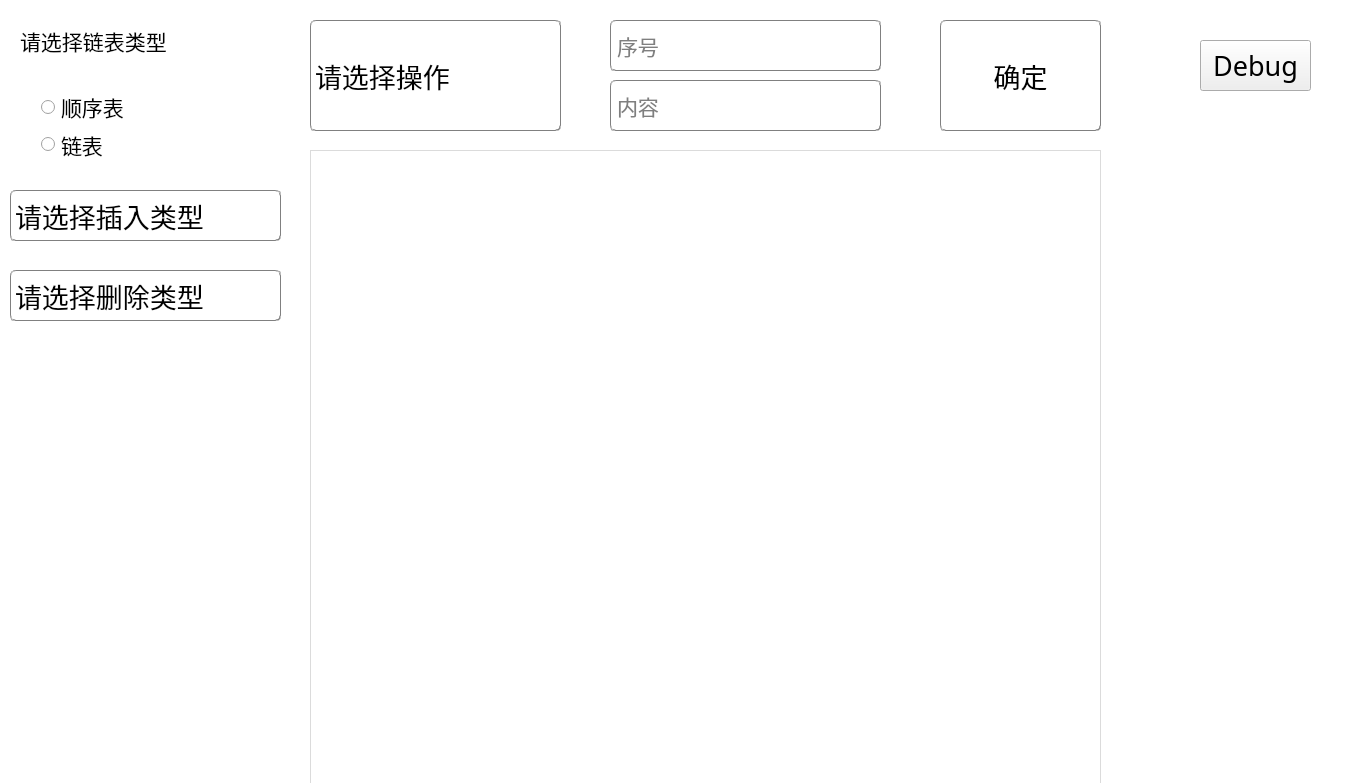
<?xml version="1.0" encoding="UTF-8"?>
<ui version="4.0">
 <class>ListDemo</class>
 <widget class="QMainWindow" name="ListDemo">
  <property name="geometry">
   <rect>
    <x>0</x>
    <y>0</y>
    <width>1360</width>
    <height>783</height>
   </rect>
  </property>
  <property name="minimumSize">
   <size>
    <width>1360</width>
    <height>783</height>
   </size>
  </property>
  <property name="maximumSize">
   <size>
    <width>1360</width>
    <height>783</height>
   </size>
  </property>
  <property name="windowTitle">
   <string>ListDemo</string>
  </property>
  <property name="styleSheet">
   <string notr="true">#ListDemo{
background-color: rgb(255, 255, 255);
	border-image: url(:/backpage_common.png);
}</string>
  </property>
  <widget class="QWidget" name="centralWidget">
   <widget class="QLineEdit" name="lineEdit_num">
    <property name="geometry">
     <rect>
      <x>610</x>
      <y>20</y>
      <width>271</width>
      <height>51</height>
     </rect>
    </property>
    <property name="font">
     <font>
      <family>微软雅黑 Light</family>
      <pointsize>16</pointsize>
     </font>
    </property>
    <property name="focusPolicy">
     <enum>Qt::ClickFocus</enum>
    </property>
    <property name="styleSheet">
     <string notr="true">border:1px groove gray;;
border-radius:5px;
padding:2px 4px;
background-color: rgba(255,255,255,128);</string>
    </property>
    <property name="placeholderText">
     <string>序号</string>
    </property>
   </widget>
   <widget class="QComboBox" name="cbb_operate">
    <property name="geometry">
     <rect>
      <x>310</x>
      <y>20</y>
      <width>251</width>
      <height>111</height>
     </rect>
    </property>
    <property name="font">
     <font>
      <family>微软雅黑 Light</family>
      <pointsize>20</pointsize>
     </font>
    </property>
    <property name="styleSheet">
     <string notr="true">QComboBox::drop-down {
    subcontrol-origin: padding;
    subcontrol-position: top right;
    width: 20px;

    border-top-right-radius: 5px;
    border-bottom-right-radius: 5px;
}
QComboBox::down-arrow {
	image: url(:/arrow_down.png);
}


QComboBox#cbb_operate{
border:1px groove gray;
border-radius:5px;
padding:2px 4px;
background-color: rgba(255,255,255,255);
}

QComboBox#cbb_operate:hover{
border-color: rgb(213, 198, 255);
border-radius:5px;
padding:2px 4px;
color: rgb(0, 0, 0);
background-color: rgba(255,255,255,255);
}</string>
    </property>
    <item>
     <property name="text">
      <string>请选择操作</string>
     </property>
    </item>
    <item>
     <property name="text">
      <string>创建</string>
     </property>
    </item>
    <item>
     <property name="text">
      <string>插入</string>
     </property>
    </item>
    <item>
     <property name="text">
      <string>删除</string>
     </property>
    </item>
    <item>
     <property name="text">
      <string>排序</string>
     </property>
    </item>
    <item>
     <property name="text">
      <string>倒置</string>
     </property>
    </item>
   </widget>
   <widget class="QTextEdit" name="textEdit">
    <property name="geometry">
     <rect>
      <x>310</x>
      <y>150</y>
      <width>791</width>
      <height>671</height>
     </rect>
    </property>
    <property name="font">
     <font>
      <family>微软雅黑 Light</family>
      <pointsize>14</pointsize>
     </font>
    </property>
    <property name="styleSheet">
     <string notr="true">background-color: rgba(255, 255, 255,128);</string>
    </property>
   </widget>
   <widget class="QPushButton" name="button_ok">
    <property name="geometry">
     <rect>
      <x>940</x>
      <y>20</y>
      <width>161</width>
      <height>111</height>
     </rect>
    </property>
    <property name="font">
     <font>
      <family>微软雅黑 Light</family>
      <pointsize>20</pointsize>
     </font>
    </property>
    <property name="styleSheet">
     <string notr="true">QPushButton#button_ok{
border:1px groove gray;
border-radius:5px;
padding:2px 4px;
color: rgb(0, 0, 0);
background-color: rgba(255,255,255, 255);
}

QPushButton#button_ok:hover{
border:1px groove gray;
border-radius:5px;
padding:2px 4px;
color: rgb(0, 0, 0);
background-color: rgba(240,255,255,255);
}
 
QPushButton#button_ok:pressed{
border:1px groove gray;
border-radius:5px;
padding:2px 4px;
color: rgb(0, 0, 0);
background-color: rgba(225,255,255, 255);
padding-left:6px;
padding-top:6px;
}

QPushButton#button_ok:disabled{
border:1px groove gray;
border-radius:5px;
padding:2px 4px;
color: rgb(176,196,222);
background-color: rgba(255,255,255,255);
padding-left:6px;
padding-top:6px;
}</string>
    </property>
    <property name="text">
     <string>确定</string>
    </property>
   </widget>
   <widget class="QLineEdit" name="lineEdit_text">
    <property name="geometry">
     <rect>
      <x>610</x>
      <y>80</y>
      <width>271</width>
      <height>51</height>
     </rect>
    </property>
    <property name="font">
     <font>
      <family>微软雅黑 Light</family>
      <pointsize>16</pointsize>
     </font>
    </property>
    <property name="focusPolicy">
     <enum>Qt::ClickFocus</enum>
    </property>
    <property name="styleSheet">
     <string notr="true">border:1px groove gray;;
border-radius:5px;
padding:2px 4px;
background-color: rgba(255,255,255,128);</string>
    </property>
    <property name="placeholderText">
     <string>内容</string>
    </property>
   </widget>
   <widget class="QTableView" name="tableView">
    <property name="geometry">
     <rect>
      <x>310</x>
      <y>150</y>
      <width>791</width>
      <height>661</height>
     </rect>
    </property>
    <property name="styleSheet">
     <string notr="true">background-color: rgba(255, 255, 255,128);</string>
    </property>
    <property name="editTriggers">
     <set>QAbstractItemView::NoEditTriggers</set>
    </property>
   </widget>
   <widget class="QPushButton" name="button_Debug">
    <property name="geometry">
     <rect>
      <x>1200</x>
      <y>40</y>
      <width>111</width>
      <height>51</height>
     </rect>
    </property>
    <property name="font">
     <font>
      <family>微软雅黑 Light</family>
      <pointsize>20</pointsize>
     </font>
    </property>
    <property name="styleSheet">
     <string notr="true">QPushButton#button_ok{
border:1px groove gray;
border-radius:5px;
padding:2px 4px;
color: rgb(0, 0, 0);
background-color: rgba(255,255,255, 255);
}

QPushButton#button_ok:hover{
border:1px groove gray;
border-radius:5px;
padding:2px 4px;
color: rgb(0, 0, 0);
background-color: rgba(240,255,255,255);
}
 
QPushButton#button_ok:pressed{
border:1px groove gray;
border-radius:5px;
padding:2px 4px;
color: rgb(0, 0, 0);
background-color: rgba(225,255,255, 255);
padding-left:6px;
padding-top:6px;
}

QPushButton#button_ok:disabled{
border:1px groove gray;
border-radius:5px;
padding:2px 4px;
color: rgb(176,196,222);
background-color: rgba(255,255,255,255);
padding-left:6px;
padding-top:6px;
}</string>
    </property>
    <property name="text">
     <string>Debug</string>
    </property>
   </widget>
   <widget class="QLabel" name="label">
    <property name="geometry">
     <rect>
      <x>20</x>
      <y>20</y>
      <width>161</width>
      <height>41</height>
     </rect>
    </property>
    <property name="font">
     <font>
      <family>微软雅黑 Light</family>
      <pointsize>16</pointsize>
     </font>
    </property>
    <property name="text">
     <string>请选择链表类型</string>
    </property>
   </widget>
   <widget class="QComboBox" name="cbb_insertType">
    <property name="geometry">
     <rect>
      <x>10</x>
      <y>190</y>
      <width>271</width>
      <height>51</height>
     </rect>
    </property>
    <property name="font">
     <font>
      <family>微软雅黑 Light</family>
      <pointsize>20</pointsize>
     </font>
    </property>
    <property name="styleSheet">
     <string notr="true">QComboBox::drop-down {
    subcontrol-origin: padding;
    subcontrol-position: top right;
    width: 20px;

    border-top-right-radius: 5px;
    border-bottom-right-radius: 5px;
}
QComboBox::down-arrow {
	image: url(:/arrow_down.png);
}


QComboBox#cbb_insertType{
border:1px groove gray;
border-radius:5px;
padding:2px 4px;
background-color: rgba(255,255,255,255);
}

QComboBox#cbb_insertType:hover{
border-color: rgb(213, 198, 255);
border-radius:5px;
padding:2px 4px;
color: rgb(0, 0, 0);
background-color: rgba(255,255,255,255);
}</string>
    </property>
    <item>
     <property name="text">
      <string>请选择插入类型</string>
     </property>
    </item>
    <item>
     <property name="text">
      <string>按序号前插</string>
     </property>
    </item>
    <item>
     <property name="text">
      <string>按序号后插</string>
     </property>
    </item>
    <item>
     <property name="text">
      <string>按值前插</string>
     </property>
    </item>
    <item>
     <property name="text">
      <string>按值后插</string>
     </property>
    </item>
    <item>
     <property name="text">
      <string>按值全部前插</string>
     </property>
    </item>
    <item>
     <property name="text">
      <string>按值全部后插</string>
     </property>
    </item>
   </widget>
   <widget class="QComboBox" name="cbb_deleteType">
    <property name="geometry">
     <rect>
      <x>10</x>
      <y>270</y>
      <width>271</width>
      <height>51</height>
     </rect>
    </property>
    <property name="font">
     <font>
      <family>微软雅黑 Light</family>
      <pointsize>20</pointsize>
     </font>
    </property>
    <property name="styleSheet">
     <string notr="true">QComboBox::drop-down {
    subcontrol-origin: padding;
    subcontrol-position: top right;
    width: 20px;

    border-top-right-radius: 5px;
    border-bottom-right-radius: 5px;
}
QComboBox::down-arrow {
	image: url(:/arrow_down.png);
}


QComboBox#cbb_deleteType{
border:1px groove gray;
border-radius:5px;
padding:2px 4px;
background-color: rgba(255,255,255,255);
}

QComboBox#cbb_deleteType:hover{
border-color: rgb(213, 198, 255);
border-radius:5px;
padding:2px 4px;
color: rgb(0, 0, 0);
background-color: rgba(255,255,255,255);
}</string>
    </property>
    <item>
     <property name="text">
      <string>请选择删除类型</string>
     </property>
    </item>
    <item>
     <property name="text">
      <string>按序号删除</string>
     </property>
    </item>
    <item>
     <property name="text">
      <string>按值删除</string>
     </property>
    </item>
    <item>
     <property name="text">
      <string>按值全部删除</string>
     </property>
    </item>
   </widget>
   <widget class="QWidget" name="layoutWidget">
    <property name="geometry">
     <rect>
      <x>30</x>
      <y>80</y>
      <width>201</width>
      <height>91</height>
     </rect>
    </property>
    <layout class="QVBoxLayout" name="verticalLayout">
     <item>
      <widget class="QRadioButton" name="rbt_seq">
       <property name="font">
        <font>
         <family>微软雅黑 Light</family>
         <pointsize>16</pointsize>
        </font>
       </property>
       <property name="text">
        <string>顺序表</string>
       </property>
      </widget>
     </item>
     <item>
      <widget class="QRadioButton" name="rbt_link">
       <property name="font">
        <font>
         <family>微软雅黑 Light</family>
         <pointsize>16</pointsize>
        </font>
       </property>
       <property name="text">
        <string>链表</string>
       </property>
      </widget>
     </item>
    </layout>
   </widget>
  </widget>
 </widget>
 <layoutdefault spacing="6" margin="11"/>
 <resources/>
 <connections/>
</ui>
